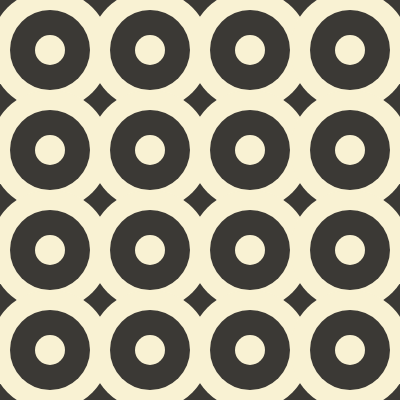
Frame 1 (no input)
Frame 60 (no input): identical to frame 1, image omitted
Frame 120 (the mouse pressed at the canvas centre since frame 60): identical to frame 1, image omitted

The p5.js sketch that drew this single still picture (run headless with seeded random() and noise() and a simulated clock; from frame 60 on, the mouse is pressed at the canvas centre):

// p5.js sketch
// ── sketch.js
var circleSize = 100; 

function setup() {
  createCanvas(400, 400);
}

function draw() {
  background('#3b3935')
  strokeWeight(0); 
  translate(circleSize/2, circleSize/2);
  for(var x = 0; x < width; x += circleSize) {
  for(var y = 0; y < height; y += circleSize) {
  fill('#f9f2d3'); 
    ellipse(x, y, circleSize * 1.2, circleSize * 1.2); 
  fill('#3b3935'); 
    ellipse(x, y, circleSize * 0.8, circleSize * 0.8); 
  fill('#f9f2d3'); 
    ellipse(x, y, circleSize * 0.3, circleSize * 0.3); 
    }
  }
}
